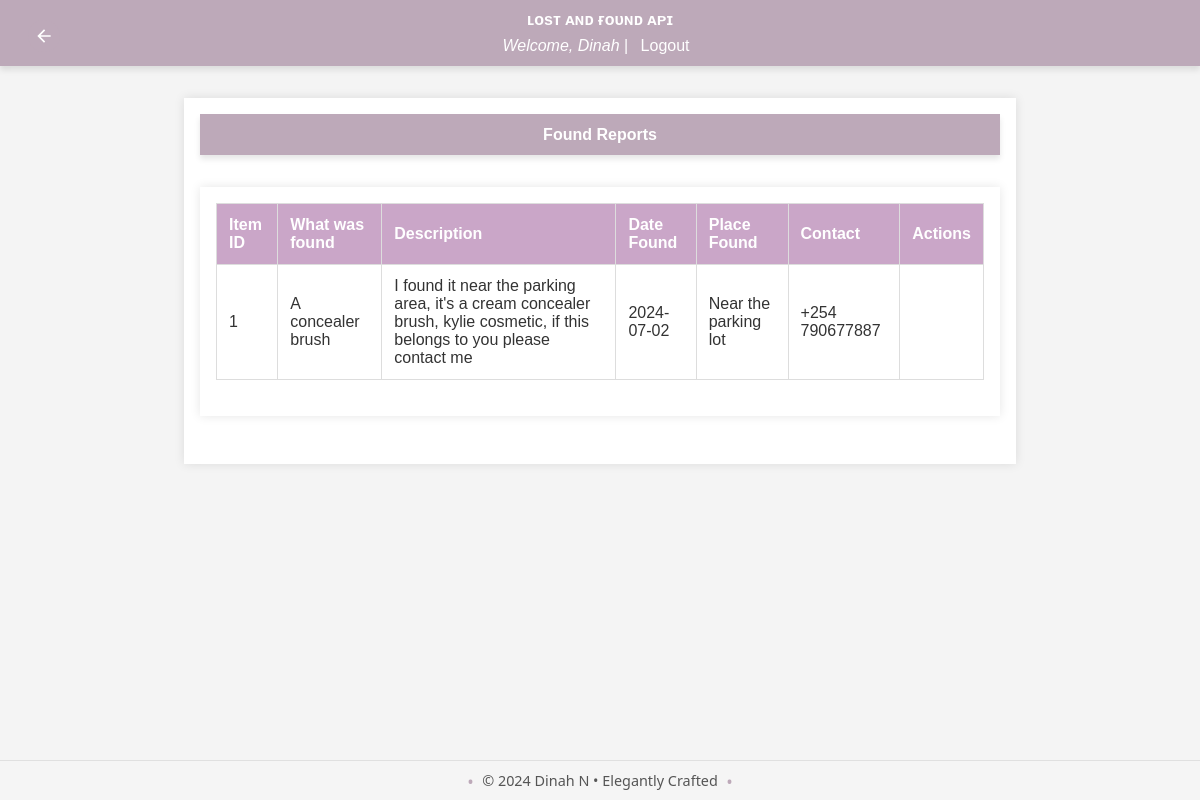
Page /admin/reports/found (signed in) on the committed database.
### app/models/user.py (models this page shows, shortened)
class User(db.Model, UserMixin):
    id = db.Column(db.Integer, primary_key=True)
    username = db.Column(db.String(150), unique=True, nullable=False)
    email = db.Column(db.String(150), unique=True, nullable=False)
    password_hash = db.Column(db.String(150), nullable=False)
    role = db.Column(db.String(50), nullable=False, default='user')
    lost_reports = db.relationship('LostReport', back_populates='user', lazy=True)
    found_reports = db.relationship('FoundReport', back_populates='user', lazy=True)
    claims = db.relationship('Claim', back_populates='claim_user', lazy=True)
    rewards_received = db.relationship('Reward', foreign_keys='Reward.receiver_id', back_populates='receiver', lazy=True)
    rewards_paid = db.relationship('Reward', foreign_keys='Reward.payer_id', back_populates='payer', lazy=True)
    reset_tokens = db.relationship('PasswordResetToken', back_populates='user', lazy=True)
    comments = db.relationship('Comment', back_populates='user')
    @property
    def password(self):
        raise AttributeError('password is not a readable attribute')

### app/models/found_report.py (models this page shows, shortened)
class FoundReport(db.Model):
    id = db.Column(db.Integer, primary_key=True)
    user_id = db.Column(db.Integer, db.ForeignKey('user.id'), nullable=False)
    item_id = db.Column(db.Integer, db.ForeignKey('item.id'), nullable=False)
    item_name = db.Column(db.String(150), nullable=True)
    description = db.Column(db.String(255), nullable=True)
    date_found = db.Column(db.Date, nullable=False)
    time_found = db.Column(db.Time, nullable=False)
    primary_color = db.Column(db.String(50), nullable=True)
    secondary_color = db.Column(db.String(50), nullable=True)
    place_found = db.Column(db.String(255), nullable=False)
    upload_image = db.Column(db.String(250), nullable=True)
    contact = db.Column(db.String(255), nullable=True)  # Contact information
    user = db.relationship('User', back_populates='found_reports')
    item = db.relationship('Item', back_populates='found_reports')
    claims = db.relationship('Claim', back_populates='found_report')
    rewards = db.relationship('Reward', back_populates='found_report')

### app/routes/admin.py (the view)
@bp.route('/reports/found', methods=['GET'])
@login_required
@admin_required
def view_found_reports():
    try:
        found_reports = FoundReport.query.all()
        return render_template('view_found_reports.html', found_reports=found_reports)
    except Exception as e:
        flash(f'Error: {str(e)}', 'error')
        return redirect(url_for('admin.dashboard'))

### app/__init__.py (called while the page is built)
def create_app():
    app = Flask(__name__)
    load_dotenv()
    app.config['SECRET_KEY'] = os.environ.get('FLASK_SECRET_KEY', secrets.token_hex(16))
    app.config.from_object('config.Config')
    app.config.from_pyfile('config.py', silent=True)
    register_extensions(app)
    register_blueprints(app)
    configure_cors(app)
    @app.before_request
    def method_override():
        if request.method == 'POST':
            method = request.form.get('_method')
            if method:
                method = method.upper()
                if method in ['PUT', 'DELETE']:
                    request.environ['REQUEST_METHOD'] = method
    return app

def register_extensions(app):
    db.init_app(app)
    migrate.init_app(app, db)
    bcrypt.init_app(app)
    login_manager.init_app(app)
    mail.init_app(app)
    @login_manager.user_loader
    def load_user(user_id):
        return user.User.query.get(int(user_id))

### app/templates/view_found_reports.html (shortened to what this page needs)
{% extends "base.html" %}
{% block content %}
<header>
    <a href="{{ url_for('admin.dashboard') }}" class="back-button" title="Back to Dashboard">
        <svg xmlns="http://www.w3.org/2000/svg" viewBox="0 0 24 24" fill="currentColor" width="24" height="24">
            <path d="M20 11H7.83l5.59-5.59L12 4l-8 8 8 8 1.41-1.41L7.83 13H20v-2z"/>
        </svg>
    </a>
    <h1>Found Reports</h1>
</header>
<main>
    <table>
        <thead>
            <tr>
                <th>Item ID</th>
                <th>What was found</th>
                <th>Description</th>
                <th>Date Found</th>
                <th>Place Found</th>
                <th>Contact</th>
                <th>Actions</th>
            </tr>
        </thead>
        <tbody>
            {% for report in found_reports %}
            <tr>
                <td>{{ report.item_id }}</td>
                <td>{{ report.item_name }}</td>
                <td>{{ report.description }}</td>
                <td>{{ report.date_found }}</td>
                <td>{{ report.place_found }}</td>
                <td>{{ report.contact}}</td>
                <td>
                </td>
            </tr>
            {% endfor %}
        </tbody>
    </table>
</main>
{% endblock %}

### app/templates/base.html (shortened to what this page needs)
<!DOCTYPE html>
<html lang="en">
<head>
    <link rel="stylesheet" href="{{ url_for('static', filename='styles.css') }}">
</head>
<body>
    <header>
        <h1>ʟᴏsᴛ ᴀɴᴅ ғᴏᴜɴᴅ ᴀᴘɪ</h1>
        {% if current_user.is_authenticated %}
            <p><i>Welcome, {{ current_user.username }}</i> | <a href="{{ url_for('auth.logout') }}">Logout</a></p>
        {% else %}
            <p>
                <a href="{{ url_for('auth.login') }}">Login</a> |
                <a href="{{ url_for('auth.register') }}">Sign Up</a>
            </p>
        {% endif %}
    </header>
    <main>
        {% block content %}{% endblock %}
    </main>
    <footer>
        <p>&copy; 2024 Dinah N • Elegantly Crafted</p>
    </footer>
</body>
</html>

### app/static/styles.css (style rules this page uses)
body { font-family: 'Roboto', sans-serif; margin: 0; padding: 0; background-color: #f9f9f9; color: #333; }
.back-button { position: absolute; top: 20px; left: 20px; background-color: #bda9b9; color: white; width: 32px; height: 32px; border-radius: 50%; display: flex; justify-content: center; align-items: center; text-decoration: none; transition: background-color 0.3s ease; }
.back-button svg { width: 20px; height: 20px; }
header { background-color: #e7cbe1; color: #ecf0f1; padding: 20px 0; box-shadow: 0 4px 6px rgba(0, 0, 0, 0.1); }
header h1 { margin: 0; text-align: center; font-size: 1.0rem; }
main { padding: 40px; max-width: 1200px; margin: 0 auto; }
footer { background-color: #e7cbe1; color: #ecf0f1; text-align: center; padding: 20px 0; position: fixed; bottom: 0; width: 100%; }
table { width: 100%; border-collapse: collapse; margin-bottom: 20px; }
table th, table td { padding: 12px; border: 1px solid #ddd; text-align: left; }
table th { background-color: #caa6c8; color: #fff; }

### app/templates/base.html (style rules this page uses)
body { font-family: Arial, sans-serif; background-color: #f4f4f4; margin: 0; padding: 0; }
header { background-color: #bda9b9; color: white; padding: 0.7rem; text-align: center; }
header p { margin: 0.5rem 0 0; }
header a { color: white; text-decoration: none; margin: 0 0.5rem; }
main { max-width: 800px; margin: 2rem auto; padding: 1rem; background-color: white; box-shadow: 0 0 10px rgba(0, 0, 0, 0.1); }
footer { background-color: whitesmoke; text-align: center; padding: 10px 0; font-family: 'Segoe UI', Tahoma, Geneva, Verdana, sans-serif; font-size: 0.9em; color: #555; border-top: 1px solid #e0e0e0; }
footer p { margin: 0; display: inline-block; position: relative; }
footer p::before, footer p::after { content: "•"; color: #bda9b9; font-size: 1.2em; position: absolute; top: 50%; transform: translateY(-50%); }
footer p::before { left: -15px; }
footer p::after { right: -15px; }

### rows in the picture
User: username "Dinah"
FoundReport: item_id "1", item_name "A concealer brush", description "I found it near the parking area, it's a cream concealer brush, kylie cosmetic, if this belongs to you please contact me", date_found "2024-07-02", place_found "Near the parking lot", contact "+254 790677887"
